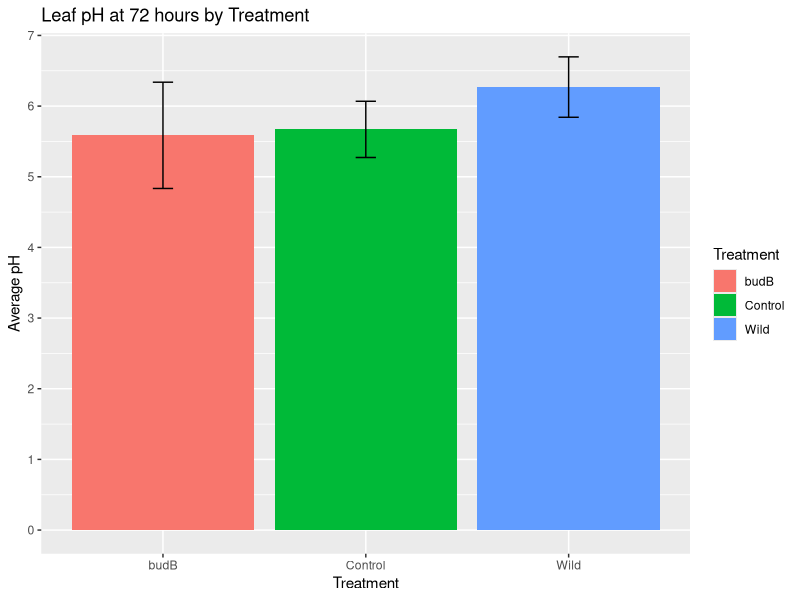
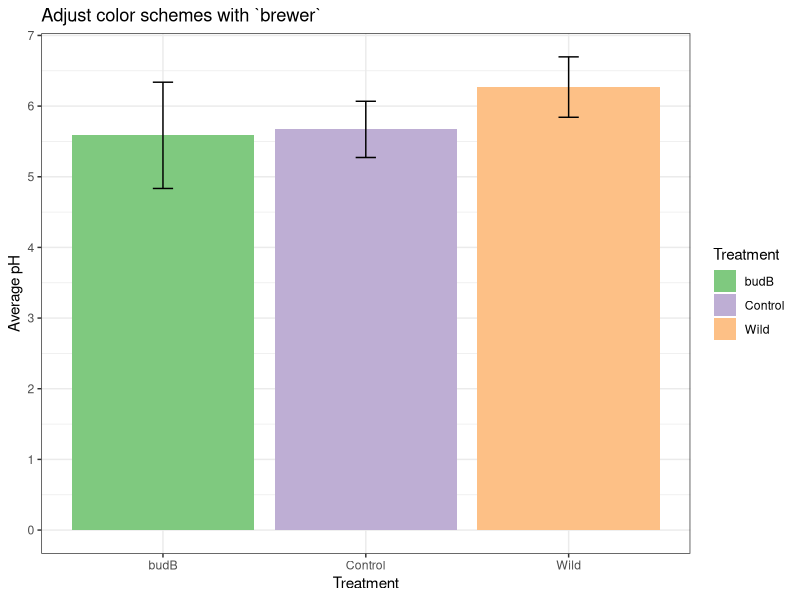
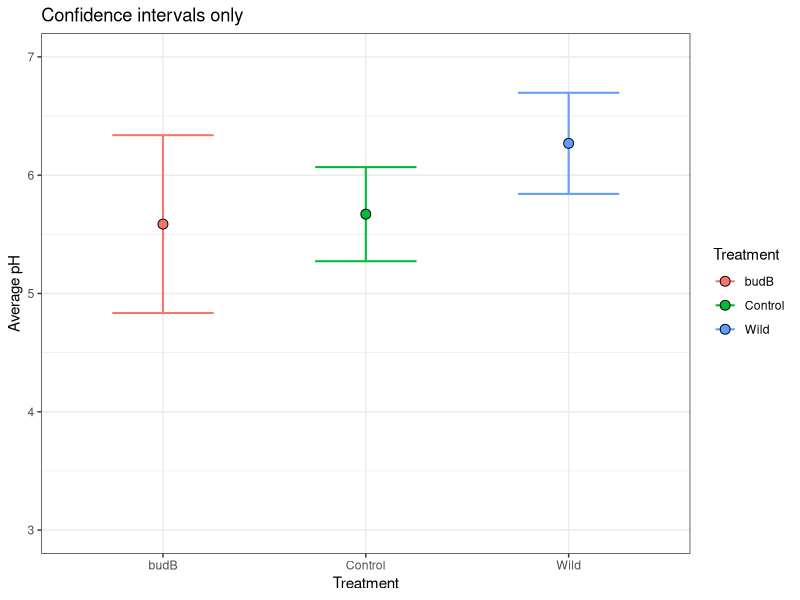
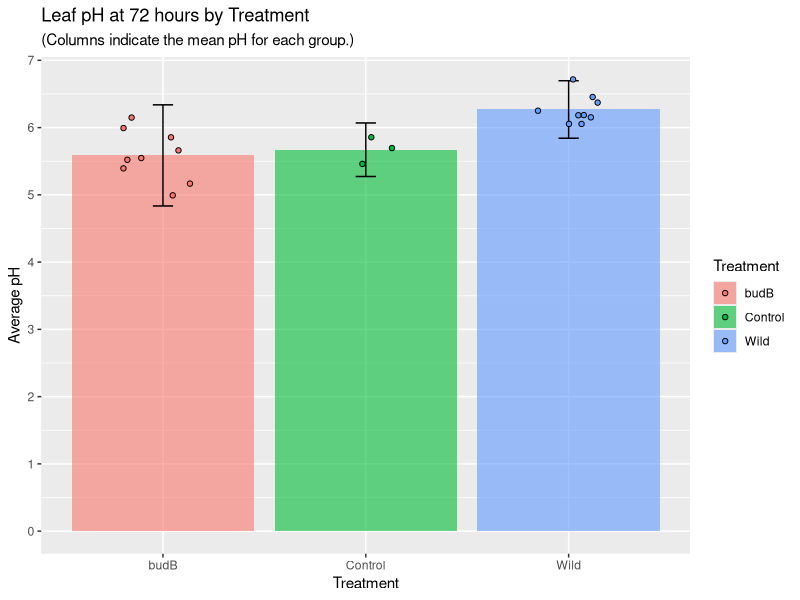
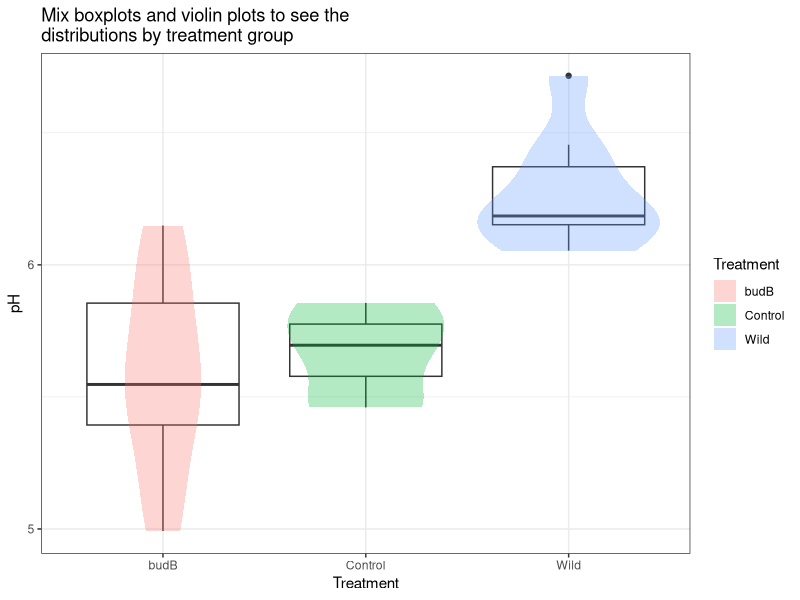

Generate these figures, in order, with R:
## ---- chunk 1
library(dplyr)
library(ggplot2)
library(patchwork)
experiment <- read.csv('data/experiment_data.csv', header = T)
## ---- chunk 2
experiment %>% 
    filter(Time=="72hr") -> experiment72
## ---- chunk 3
experiment %>% 
    filter(Time=="72hr") %>%
    group_by(Treatment) %>%
    summarize(average_pH = mean(pH),
            std.dev_pH = sd(pH)) %>%
     mutate(low = average_pH - 2*std.dev_pH,
           high = average_pH + 2*std.dev_pH) -> summary_experiment
## ---- chunk 4
ggplot(data = summary_experiment,     
       aes(x = Treatment, y = average_pH))+
    geom_col(aes(fill = Treatment))+
    geom_errorbar(aes(ymin = low, ymax = high), width = 0.1)+
    labs(y="Average pH", title = "Leaf pH at 72 hours by Treatment")+
    scale_y_continuous(breaks = seq(0,7,by = 1))
## ---- chunk 5
ggplot(data = summary_experiment,     
       aes(x = Treatment, y = average_pH))+
    geom_col(aes(fill = Treatment))+
    geom_errorbar(aes(ymin = low, ymax = high), width = 0.1)+
    labs(y="Average pH", title = "Leaf pH at 72 hours by Treatment")+
    scale_y_continuous(breaks = seq(0,7,by = 1)) +
    # New code to adjust colors!
    scale_fill_brewer(palette="Accent")+theme_bw()+labs(title="Adjust color schemes with `brewer`")
## ---- chunk 6
ggplot(data = summary_experiment,     
       aes(x = Treatment, y = average_pH))+
    geom_errorbar(aes(ymin = low, ymax = high,color=Treatment), width = 0.5,linewidth=.7)+
    geom_point(aes(fill = Treatment),pch = 21,size=3)+
    labs(y="Average pH", title = "Confidence intervals only")+
    scale_y_continuous(limits=c(3,7),breaks = seq(3,7,by = 1))+theme_bw()

## ---- chunk 7
ggplot(data = summary_experiment,     
       aes(x = Treatment, y = average_pH))+
    # We added alpha=0.6 outside of the aesthetics to make 
    # the bars less visible and help highlight the data points 
    geom_col(aes(fill = Treatment),alpha = 0.6)+
    geom_errorbar(aes(ymin = low, ymax = high), width = 0.1)+
    labs(y="Average pH", title = "Leaf pH at 72 hours by Treatment",
         # We also add a subtitle to make the meaning of the 
         # columns clear
         subtitle = "(Columns indicate the mean pH for each group.)")+
    scale_y_continuous(breaks = seq(0,7,by = 1)) + 
    # New code to add the data points over the other plot
    geom_point(data = experiment72,
                    aes(x=Treatment,y=pH,fill=Treatment),
                    position=position_jitter(width=.2),
                    pch = 21)
## ---- chunk 8
ggplot(data = experiment72,     
       aes(x = Treatment, y = pH))+
    geom_boxplot()+
    geom_violin(aes(fill = Treatment),alpha = .3,color=NA)+
    labs(y="pH", title = "Mix boxplots and violin plots to see the\ndistributions by treatment group")+
    scale_y_continuous(breaks = seq(0,7,by = 1))+theme_bw()
